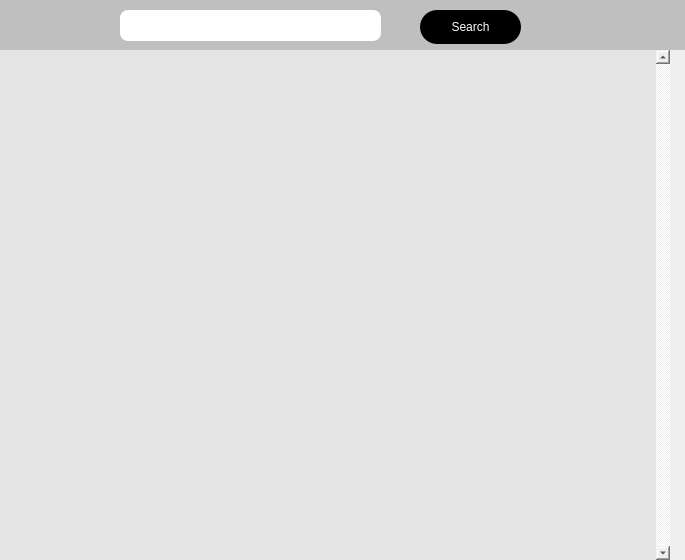
<?xml version="1.0" encoding="UTF-8"?>
<ui version="4.0">
 <class>Dialog</class>
 <widget class="QDialog" name="Dialog">
  <property name="geometry">
   <rect>
    <x>0</x>
    <y>0</y>
    <width>685</width>
    <height>560</height>
   </rect>
  </property>
  <property name="windowTitle">
   <string>Dialog</string>
  </property>
  <property name="styleSheet">
   <string notr="true">border:0;</string>
  </property>
  <widget class="QWidget" name="widget" native="true">
   <property name="geometry">
    <rect>
     <x>0</x>
     <y>0</y>
     <width>685</width>
     <height>50</height>
    </rect>
   </property>
   <property name="styleSheet">
    <string notr="true">QWidget#widget{
background-color: rgba(0,0,0,0.2);
}</string>
   </property>
   <widget class="QPushButton" name="search_btn">
    <property name="geometry">
     <rect>
      <x>420</x>
      <y>10</y>
      <width>101</width>
      <height>34</height>
     </rect>
    </property>
    <property name="styleSheet">
     <string notr="true">font: 75 14pt &quot;Calibri&quot;;
font-weight: 400;
background-color: black;
border-radius:17px;
color: white;</string>
    </property>
    <property name="text">
     <string>Search</string>
    </property>
   </widget>
   <widget class="QLineEdit" name="search_entry">
    <property name="geometry">
     <rect>
      <x>120</x>
      <y>10</y>
      <width>261</width>
      <height>31</height>
     </rect>
    </property>
    <property name="styleSheet">
     <string notr="true">border-radius: 8px;</string>
    </property>
    <property name="text">
     <string/>
    </property>
   </widget>
   <widget class="QLabel" name="error">
    <property name="geometry">
     <rect>
      <x>550</x>
      <y>9</y>
      <width>111</width>
      <height>31</height>
     </rect>
    </property>
    <property name="styleSheet">
     <string notr="true">font: 12pt &quot;Calibri&quot;;
color: red;</string>
    </property>
    <property name="text">
     <string/>
    </property>
   </widget>
  </widget>
  <widget class="QWidget" name="widget_2" native="true">
   <property name="geometry">
    <rect>
     <x>0</x>
     <y>50</y>
     <width>685</width>
     <height>510</height>
    </rect>
   </property>
   <widget class="QScrollArea" name="scroll">
    <property name="geometry">
     <rect>
      <x>0</x>
      <y>0</y>
      <width>670</width>
      <height>510</height>
     </rect>
    </property>
    <property name="styleSheet">
     <string notr="true">QWidget#scroll{
background-color: rgba(0,0,0,0.05);
}</string>
    </property>
    <property name="verticalScrollBarPolicy">
     <enum>Qt::ScrollBarAlwaysOn</enum>
    </property>
    <property name="horizontalScrollBarPolicy">
     <enum>Qt::ScrollBarAlwaysOff</enum>
    </property>
    <property name="widgetResizable">
     <bool>true</bool>
    </property>
    <property name="alignment">
     <set>Qt::AlignCenter</set>
    </property>
    <widget class="QWidget" name="scrollAreaWidgetContents">
     <property name="geometry">
      <rect>
       <x>0</x>
       <y>0</y>
       <width>653</width>
       <height>510</height>
      </rect>
     </property>
    </widget>
   </widget>
  </widget>
 </widget>
 <resources/>
 <connections/>
</ui>
